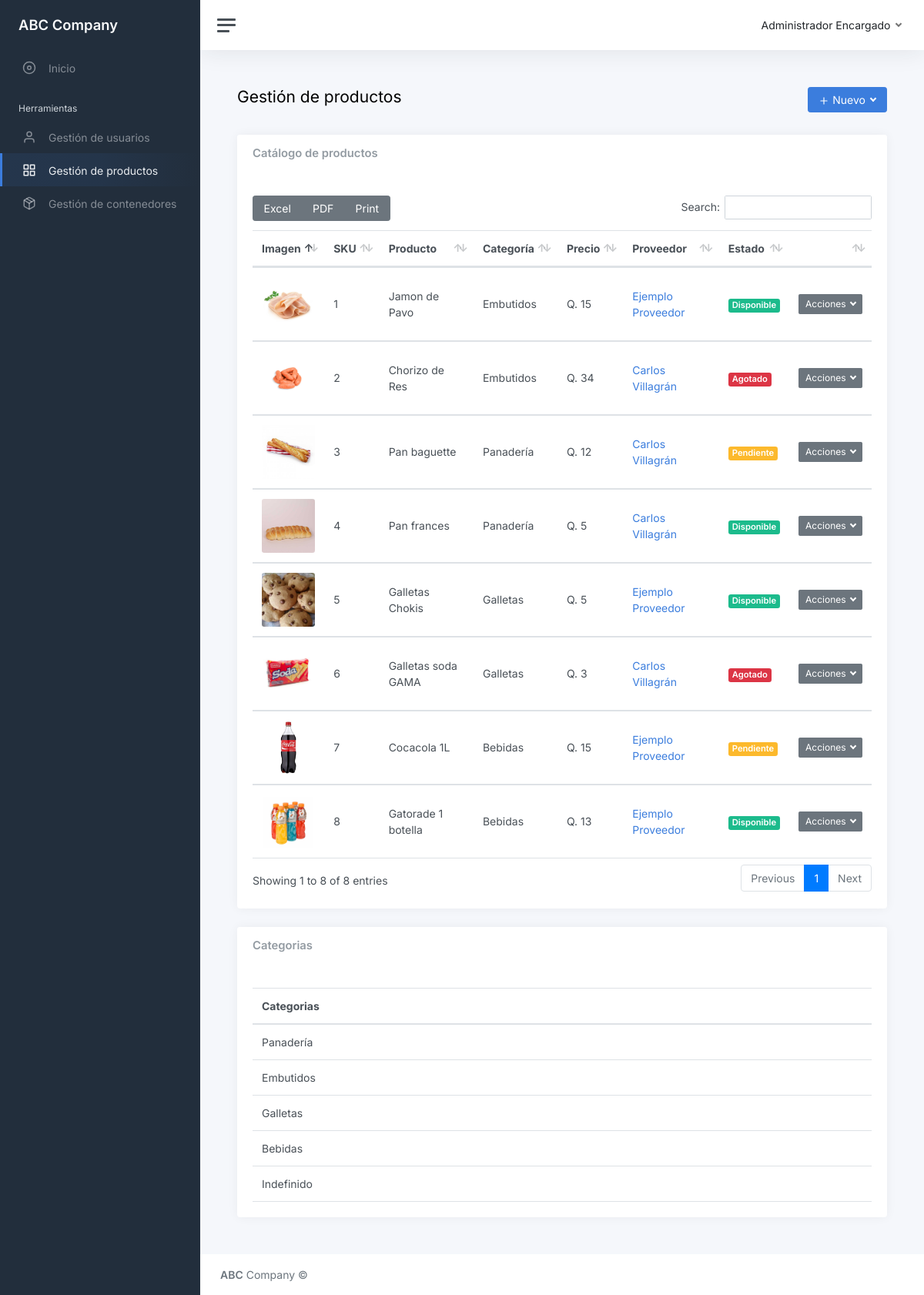
/abc/?p=productos (signed in), run on the app's committed database.
### tables this page shows
CREATE TABLE `productos` (
  `id_producto` int(11) NOT NULL,
  `nombre_producto` varchar(50) NOT NULL,
  `precio` double NOT NULL,
  `id_usuario` int(11) NOT NULL,
  `imagen_producto` varchar(50) DEFAULT NULL,
  `id_categoria` int(11) DEFAULT NULL,
  `id_estado` int(11) NOT NULL
);

CREATE TABLE `categoria_producto` (
  `id_categoria` int(11) NOT NULL,
  `nombre_categoria` varchar(50) NOT NULL
);

CREATE TABLE `estado_producto` (
  `id_estado` int(11) NOT NULL,
  `nombre_estado` varchar(50) NOT NULL
);

### abc/paginas/productos.php (the view, shortened to what this page needs)
<div class="row">
	<div class="col">
		<h1 class="h3 mb-3">Gestión de productos</h1>
	</div>
	<div class="col d-flex justify-content-end">
		<div class="dropdown">
			<button class="btn btn-primary dropdown-toggle" type="button" id="dropIns" data-toggle="dropdown" aria-haspopup="true" aria-expanded="false">
			<i class="align-middle" data-feather="plus"></i> Nuevo
			</button>
		</div>
	</div>
</div>
<br>
<div class="card">
	<div class="card-header">
		<h5 class="card-title">Catálogo de productos</h5>
	</div>
	<div class="card-body">
		<?php
			$query1 = "SELECT a.id_producto, a.id_usuario, a.nombre_producto, a.precio, a.imagen_producto, a.id_estado, b.nombre_categoria, c.nombre_estado, CONCAT(d.nombre_usuario, ' ', d.apellido_usuario) AS nombre_proveedor
					   FROM PRODUCTOS a
					   JOIN CATEGORIA_PRODUCTO b ON a.id_categoria = b.id_categoria
					   JOIN ESTADO_PRODUCTO c ON a.id_estado = c.id_estado
					   JOIN USUARIO d ON a.id_usuario = d.id_usuario;";
			$result1 = $con -> query($query1);
		?>
		<table class="table table-hover my-0" id="productabla">
			<thead>
				<tr>
					<th>Imagen</th>
					<th>SKU</th>
					<th>Producto</th>
					<th>Categoría</th>
					<th>Precio</th>
					<th>Proveedor</th>
					<th>Estado</th>
					<th></th>
				</tr>
			</thead>
			<tbody>
				<?php
					while($row1 = $result1->fetch_array(MYSQLI_ASSOC)){
						$color = '';
						switch($row1['id_estado']){
							case '1':
								$color = 'bg-success';
								break;
							case '2':
								$color = 'bg-danger';
								break;
							case '3':
								$color = 'bg-warning';
								break;
						}
				?>
				<tr>
					<td>
						<a href="#" id="btneditFotopro" value="<?php echo $row1['id_producto']; ?>">
							<img src="../assets/img/productos/<?php echo $row1['imagen_producto']; ?>" class="producto img-fluid rounded me-30" onmouseout="this.src='../assets/img/productos/<?php echo $row1['imagen_producto']; ?>';" onmouseover="this.src='../assets/img/icons/edit.png';">
						</a>
					</td>
					<td><?php echo $row1['id_producto']; ?></td>
					<td><?php echo $row1['nombre_producto']; ?></td>
					<td><?php if($row1['nombre_categoria'] == NULL || $row1['nombre_categoria'] == ''){echo 'Indefinido';}else{echo $row1['nombre_categoria']; }?></td>
					<td>Q. <?php echo $row1['precio']; ?></td>
					<td>
						<a href="#" id="btnVerProve" value="<?php echo $row1['id_usuario']; ?>">
							<?php echo $row1['nombre_proveedor']; ?>
						</a>
					</td>
					<td><span class="badge <?php echo $color;?>"><?php echo $row1['nombre_estado']; ?></span></td>
					<td>
						<div class="dropdown">
							<button class="btn btn-sm btn-secondary dropdown-toggle" type="button" id="dropdownMenu2" data-toggle="dropdown" aria-haspopup="true" aria-expanded="false">
								Acciones
							</button>
						</div>
					</td>
				</tr>
				<?php } ?>
			</tbody>
		</table>
	</div>
</div>
<div class="card">
	<div class="card-header">
		<h5 class="card-title">Categorias</h5>
	</div>
	<div class="card-body">
		<?php
		$query2 = "SELECT * FROM CATEGORIA_PRODUCTO";
		$result2 = $con -> query($query2);
		?>
		<table class="table table-hover my-0" id="cateibol">
			<thead>
				<tr>
					<th>Categorias</th>
				</tr>
			</thead>
			<tbody>
				<tr>
					<?php while($row2 = $result2->fetch_array(MYSQLI_ASSOC)){?>
					<td><?php echo $row2['nombre_categoria']; ?></td>
				</tr>
				<?php } ?>
			</tbody>
		</table>
	</div>
</div>

### abc/index.php (shortened to what this page needs)
<?php
$pagina = isset($_GET['p']) ? strtolower($_GET['p']) : 'inicio';
?>
<!DOCTYPE html>
<html lang="es">
	<head>
		<link rel="stylesheet" href="https://cdnjs.cloudflare.com/ajax/libs/twitter-bootstrap/4.1.3/css/bootstrap.css">
		<link rel="stylesheet" href="../assets/plugins/toastr/toastr.min.css">
		<link rel="stylesheet" href="../assets/plugins/select2/css/select2.min.css">
  		<link rel="stylesheet" href="../assets/plugins/select2-bootstrap4-theme/select2-bootstrap4.min.css">
		<link href="../assets/css/app.css" rel="stylesheet">
	</head>
	<body>
		<div class="wrapper">
			<?php require("sidemenu.php"); ?>
			<div class="main">
				<?php require("header.php"); ?>
				<main class="content">
					<div class="container-fluid p-0">
						<?php require_once 'paginas/'.$pagina.'.php';?>
					</div>
				</main>
				<?php require("footer.php"); ?>
			</div>
		</div>
		<link rel="stylesheet" href="../assets/plugins/datatables-bs4/css/dataTables.bootstrap4.min.css">
		<link rel="stylesheet" href="../assets/plugins/datatables-responsive/css/responsive.bootstrap4.min.css">
		<link rel="stylesheet" href="../assets/plugins/datatables-buttons/css/buttons.bootstrap4.min.css">
	</body>
</html>

### abc/sidemenu.php
<nav id="sidebar" class="sidebar js-sidebar">
	<div class="sidebar-content js-simplebar">
		<a class="sidebar-brand" href="index.html">
        	<span	span class="align-middle">ABC Company</span>
      	</a>
		<ul class="sidebar-nav">
			<li class="sidebar-item <?php echo $pagina == 'inicio' ? 'active' : 'true';?>">
				<a class="sidebar-link" href="?p=inicio">
            		<i class="align-middle" data-feather="disc"></i> <span class="align-middle">Inicio</span>
          		</a>
			</li>
			<li class="sidebar-header">
				Herramientas
			</li>
			<li class="sidebar-item <?php echo $pagina == 'usuarios' ? 'active' : 'true';?>">
				<a class="sidebar-link" href="?p=usuarios">
            		<i class="align-middle" data-feather="user"></i> <span class="align-middle">Gestión de usuarios</span>
          		</a>
			</li>
			<li class="sidebar-item <?php echo $pagina == 'productos' ? 'active' : 'true';?>">
				<a class="sidebar-link" href="?p=productos">
            		<i class="align-middle" data-feather="grid"></i> <span class="align-middle">Gestión de productos</span>
          		</a>
			</li>
			<li class="sidebar-item <?php echo $pagina == 'contenedores' ? 'active' : 'true';?>">
				<a class="sidebar-link" href="?p=contenedores">
            		<i class="align-middle" data-feather="package"></i> <span class="align-middle">Gestión de contenedores</span>
          		</a>
			</li>
		</ul>
	</div>
</nav>

### abc/header.php (shortened to what this page needs)
<nav class="navbar navbar-expand navbar-light navbar-bg">
	<a class="sidebar-toggle js-sidebar-toggle">
       			<i class="hamburger align-self-center"></i>
     		</a>
	<div class="navbar-collapse collapse">
		<ul class="navbar-nav navbar-align">
			<li class="nav-item dropdown">
				<a class="nav-link dropdown-toggle d-none d-sm-inline-block" href="#" data-bs-toggle="dropdown">
             				<span class="text-dark"><?php echo $_SESSION['nombre']; ?></span>
           				</a>
			</li>
		</ul>
	</div>
</nav>

### abc/footer.php
<footer class="footer">
	<div class="container-fluid">
		<div class="row text-muted">
			<div class="col-6 text-start">
				<p class="mb-0">
					<a class="text-muted" href="?p=inicio" target="_blank"><strong>ABC</strong> Company</a> &copy;
				</p>
			</div>
			<div class="col-6 text-end">
			</div>
		</div>
	</div>
</footer>

### abc/paginas/productos.php (style rules this page uses)
.producto { width: 70px; height: 70px; }

### data on the page
productos: imagen_producto (picture), id_producto "1", nombre_producto "Jamon de Pavo", id_categoria.nombre_categoria "Embutidos", precio "15", $row1['id_usuario'] 3 (drawn), nombre_proveedor "Ejemplo Proveedor", id_estado.nombre_estado "Disponible"
productos: imagen_producto (picture), id_producto "2", nombre_producto "Chorizo de Res", id_categoria.nombre_categoria "Embutidos", precio "34", $row1['id_usuario'] 5 (drawn), nombre_proveedor "Carlos Villagrán", id_estado.nombre_estado "Agotado"
productos: imagen_producto (picture), id_producto "3", nombre_producto "Pan baguette", id_categoria.nombre_categoria "Panadería", precio "12", $row1['id_usuario'] 5 (drawn), nombre_proveedor "Carlos Villagrán", id_estado.nombre_estado "Pendiente"
productos: imagen_producto (picture), id_producto "4", nombre_producto "Pan frances", id_categoria.nombre_categoria "Panadería", precio "5", nombre_proveedor "Carlos Villagrán", id_estado.nombre_estado "Disponible"
productos: imagen_producto (picture), id_producto "5", nombre_producto "Galletas Chokis", id_categoria.nombre_categoria "Galletas", precio "5", $row1['id_usuario'] 3 (drawn), nombre_proveedor "Ejemplo Proveedor", id_estado.nombre_estado "Disponible"
productos: imagen_producto (picture), id_producto "6", nombre_producto "Galletas soda GAMA", id_categoria.nombre_categoria "Galletas", precio "3", $row1['id_usuario'] 5 (drawn), nombre_proveedor "Carlos Villagrán", id_estado.nombre_estado "Agotado"
productos: imagen_producto (picture), id_producto "7", nombre_producto "Cocacola 1L", id_categoria.nombre_categoria "Bebidas", precio "15", $row1['id_usuario'] 3 (drawn), nombre_proveedor "Ejemplo Proveedor", id_estado.nombre_estado "Pendiente"
productos: imagen_producto (picture), id_producto "8", nombre_producto "Gatorade 1 botella", id_categoria.nombre_categoria "Bebidas", precio "13", $row1['id_usuario'] 3 (drawn), nombre_proveedor "Ejemplo Proveedor", id_estado.nombre_estado "Disponible"
categoria_producto: nombre_categoria "Panadería"
categoria_producto: nombre_categoria "Embutidos"
categoria_producto: nombre_categoria "Galletas"
categoria_producto: nombre_categoria "Bebidas"
categoria_producto: nombre_categoria "Indefinido"

### other printed values
$_SESSION['nombre'] "Administrador Encargado"
